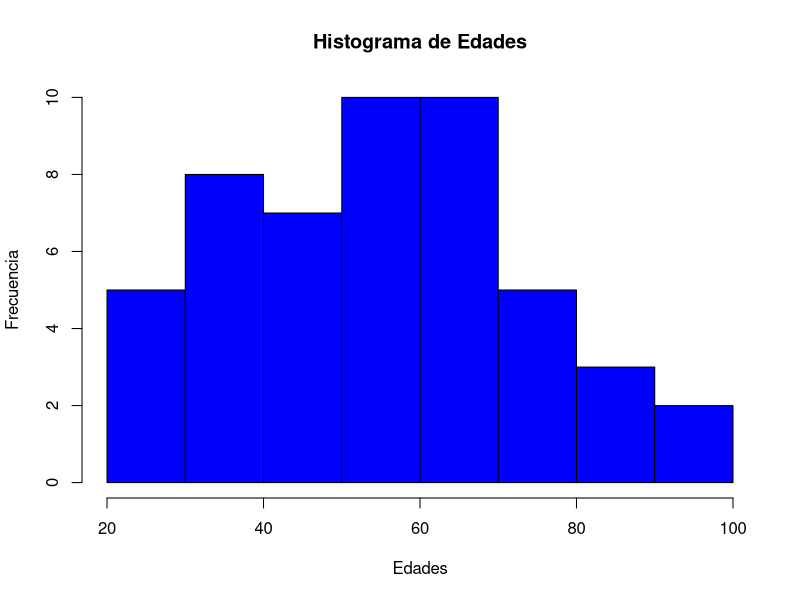
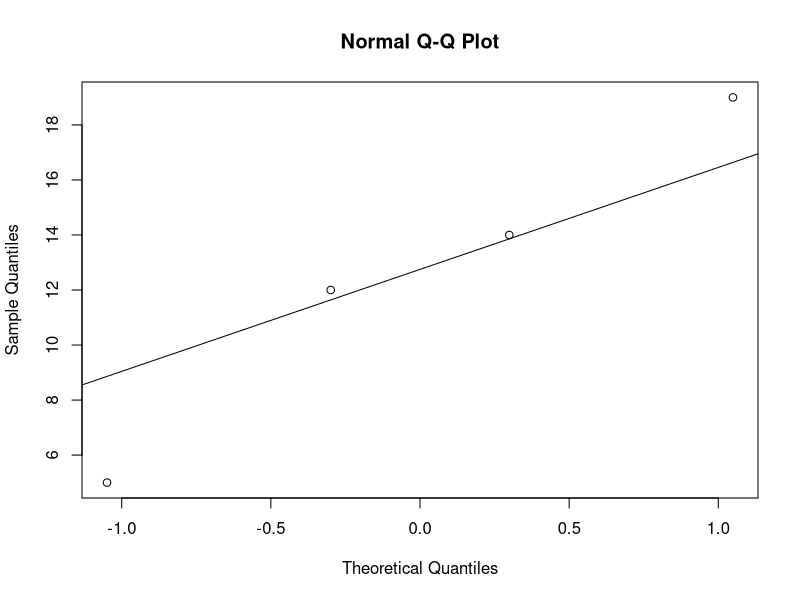

Write R code to recreate these figures, in order. (Note: this script raises an error after producing the figures.)
# Laboratorio 3
# Alumnos: Arturo Yepez 15-11551, Antonella Requena 15-11196

### PREGUNTA 1

# Como nos piden establacer una relación entre nivel socioeconomico y la zona donde vive
# utilizamos Tablas de Contingencia

c = 2
r = 3

rural = c(249, 80, 2)
urbano = c(139, 20, 15)

matriz = cbind(rural, urbano)

chisq.test(matriz)

### PREGUNTA 2

# Debemos realizar una prueba para proporciones

alpha = 0.05
n = 1000
k = 4
r = 0

p = c(1/4, 1/4, 1/4, 1/4)

fi = c(294, 276, 238, 192)

prop.test(fi, c(1000,1000,1000,1000), p)

### PREGUNTA 3

# Como tenemos datos no agrupados, vamos a dividir las clases
# para obtener la frecuencia
n = 50
alpha = 0.05
r = 2

xi = c(32, 23, 64, 31, 74, 44, 61, 33, 66, 73,
       27, 65, 40, 54, 23, 43, 58, 87, 58, 62,
       68, 89, 93, 24, 73, 42, 33, 63, 36, 48,
       77, 75, 37, 59, 70, 61, 43, 68, 54, 29,
       48, 81, 57, 97, 35, 58, 56, 58, 57, 45)

hist(xi, main = "Histograma de Edades", ylab = "Frecuencia", xlab = "Edades", col = "blue")

# Ahora, agrupando los datos
k = 4
fi = c(12,19,14,5)
mi= c(30, 50, 70, 90)
lu = c(40, 60, 80, 100)  # limite superior de cada clase
ll = c(20, 40, 60, 80)   # limite inferior de cada clase


# Hacemos qq-plot
qqnorm(fi)
qqline(fi)

# Determinamos el promedio
prom = sum(fi*mi)/n
      
# Ahora la varianza
prom_n = rep(prom,n)

varianza = sum((xi-prom_n)^2 )/(n-1)

# Desviacion estandar
sd = sqrt(varianza)

# Una vez que tenemos varianza y promedio podemos calcular la probabilidad pi
pi = pnorm(lu, prom, sd) - pnorm (ll, prom, sd)

# Calculamos nuestro estadistico Chi-cuadrado
chi2_est = sum((fi-n*pi)^2/(n*pi))

# Como no se nos da el nivel de significancia alpha, calculamos el p-valor
p-valor = 1 - pchisq(chi2_est, k-1-r)
